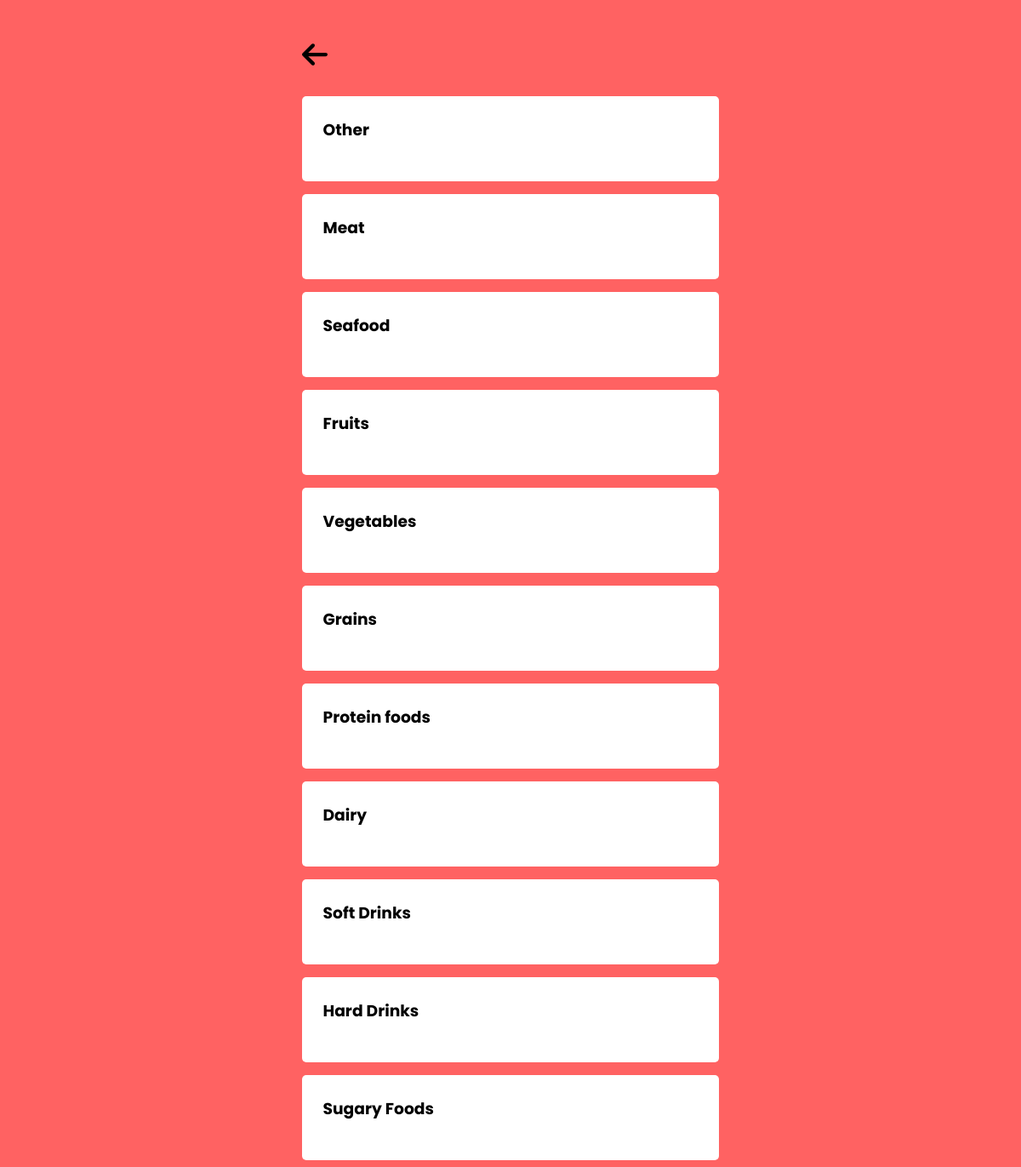
The app's page /groups-page/ (signed in) with its own data.
### base/models.py (models this page shows, shortened)
class Group(models.Model):
    user = models.ForeignKey(User, null=True, blank=True, on_delete=models.CASCADE)
    group_name = models.CharField(max_length=200)
    created = models.DateTimeField(auto_now_add=True)
    updated = models.DateTimeField(auto_now=True)

### base/views.py (the view)
# urls.py: path('groups-page/', views.groupsPage, name='groupsPage'),
def groupsPage(request):
    groups = Group.objects.filter(Q(user=request.user) | Q(user=None))
    context = {'groups': groups}
    return render(request, 'base/groups_page.html', context)

### base/templates/base/groups_page.html (shortened to what this page needs)
{% extends 'main.html' %}
{% block content %}
{% load static %}
<link rel="stylesheet" href="{% static 'styles/groups_page.css' %}">
<main>
    <div class="content">
        <a href="{% url 'addGroup' %}">
            <img src="{% static 'images/back-arrow.svg' %}" alt="back-arrow-icon" class="back-arrow-icon">
        </a>
        {% for group in groups %}
        <div class="group">
            <div class="group-div">
                <div class="left-side">
                    <h3 class="group-name">{{group.group_name}}</h3>
                </div>
            </div>
        </div>
        {% endfor %}
    </div>
</main>
{% endblock content %}

### static/styles/groups_page.css (style rules this page uses)
body { font-family: "Poppins", sans-serif; background-color: rgb(255, 98, 98); }
main { display: flex; justify-content: center; padding-top: 30px; }
.back-arrow-icon { width: 30px; transition: .3s; margin-top: 9px; margin-bottom: 10px; }
.group { background-color: #ffffff; width: 490px; height: 100px; border-radius: 5px; box-shadow: 0 0 10px solid #000000; margin-top: 15px; display: flex; justify-content: center; align-items: center; }
.group-div { width: 90%; height: 50%; }
.group-name { margin: 0; }
.group-div { display: grid; grid-template-columns: auto auto; }

### records on screen
Group: group_name "Other"
Group: group_name "Meat"
Group: group_name "Seafood"
Group: group_name "Fruits"
Group: group_name "Vegetables"
Group: group_name "Grains"
Group: group_name "Protein foods"
Group: group_name "Dairy"
Group: group_name "Soft Drinks"
Group: group_name "Hard Drinks"
Group: group_name "Sugary Foods"
